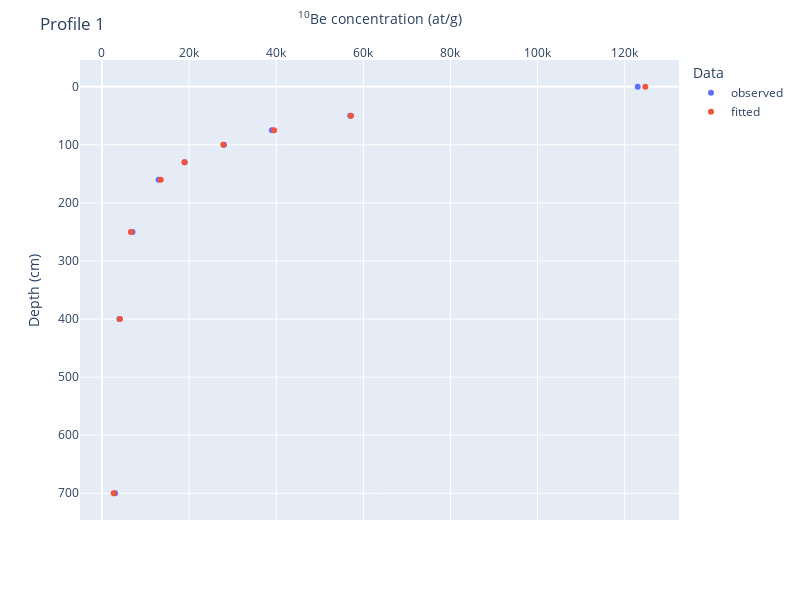

The notebook cell saved with this chart:
### Markdown cell above
And we can plot the modelled CRN values along with the observed ones.

### Code cell
# Re-arrange the data to provide a table suitable for a proper plot
profile_1_fit = pd.DataFrame({"depth": depths, "concentration": pd.Series(crn_fit_1["crn_fitted"], name = "crn_fitted", dtype = "Float64"), "profile": pd.Series(np.repeat(1, len(depths)))})
profile_1_fit["data"] = "fitted"
# Append data to observed values
profile_1_plot = pd.concat([profile_1, profile_1_fit], axis = 0)

# Plot depth profile
plot = px.scatter(profile_1_plot, x = "concentration", y = "depth", color = "data", labels = dict(concentration = "<sup>10</sup>Be concentration (at/g)", depth = "Depth (cm)", data = "Data"), width = 800, height = 600)
plot.update_yaxes(autorange = "reversed")
plot.update_layout(xaxis = {'side': 'top'}, title = "Profile 1")
plot.show()

### Figure 1 — Plotly figure (JSON) as saved in the notebook; plotly's stock layout.template omitted (floating-point values rounded to 4 significant figures)
{"data": [{"hovertemplate": "Data=observed<br><sup>10</sup>Be concentration (at/g)=%{x}<br>Depth (cm)=%{y}<extra></extra>", "legendgroup": "observed", "marker": {"color": "#636efa", "symbol": "circle"}, "mode": "markers", "name": "observed", "orientation": "v", "showlegend": true, "type": "scatter", "x": [123000, 57000, 39000, 28000, 19000, 13000, 7000, 4000, 3000], "xaxis": "x", "y": [0, 50, 75, 100, 130, 160, 250, 400, 700], "yaxis": "y"}, {"hovertemplate": "Data=fitted<br><sup>10</sup>Be concentration (at/g)=%{x}<br>Depth (cm)=%{y}<extra></extra>", "legendgroup": "fitted", "marker": {"color": "#EF553B", "symbol": "circle"}, "mode": "markers", "name": "fitted", "orientation": "v", "showlegend": true, "type": "scatter", "x": [124700.0, 57160.0, 39500.0, 27850.0, 18940.0, 13480.0, 6637.0, 4122.0, 2689.0], "xaxis": "x", "y": [0, 50, 75, 100, 130, 160, 250, 400, 700], "yaxis": "y"}], "layout": {"height": 600, "legend": {"title": {"text": "Data"}, "tracegroupgap": 0}, "margin": {"t": 60}, "title": {"text": "Profile 1"}, "width": 800, "xaxis": {"anchor": "y", "domain": [0, 1], "side": "top", "title": {"text": "<sup>10</sup>Be concentration (at/g)"}}, "yaxis": {"anchor": "x", "autorange": "reversed", "domain": [0, 1], "title": {"text": "Depth (cm)"}}}}
